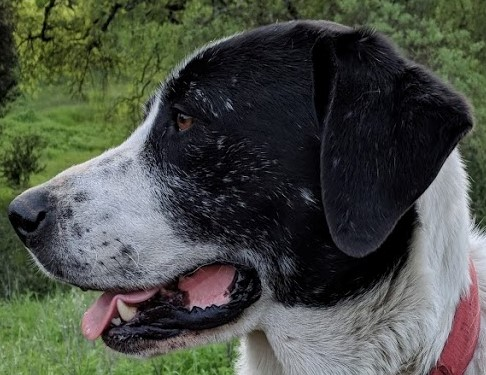
#> input picture OpenCV by SAE-BAJA/DATA/sammy_face.jpg, 486 x 375 px
$ jupyter execute Untitled.ipynb   (shell and % lines are left out)   (older library calls are emulated)
#> lines starting #> are read from the running program, lines starting #| are printed output that depends on the picture
[cell 1]
import numpy as np
import cv2
import matplotlib.pyplot as plt

[cell 2]
img = cv2.imread("../DATA/sammy_face.jpg")
#> img is the input picture: shape (375, 486, 3); mean B, G, R 70, 78.7, 74.2
plt.imshow(img)

[cell 3]
sobelx = cv2.Sobel(src=img, ddepth=cv2.CV_64F, dx=1, dy=0, ksize=3)
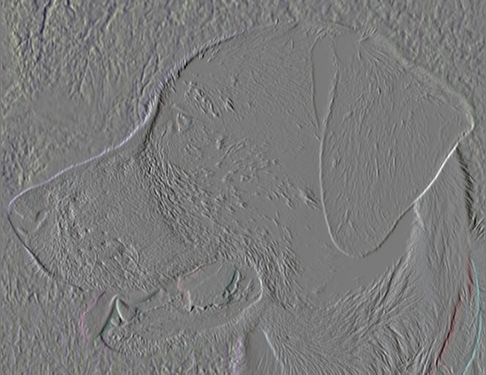
#> sobelx: shape (375, 486, 3) float64; mean B, G, R 0.9, 0.7, 0.8; drawn with min black and max white
sobely = cv2.Sobel(src=img, ddepth=cv2.CV_64F, dx=0, dy=1, ksize=3)
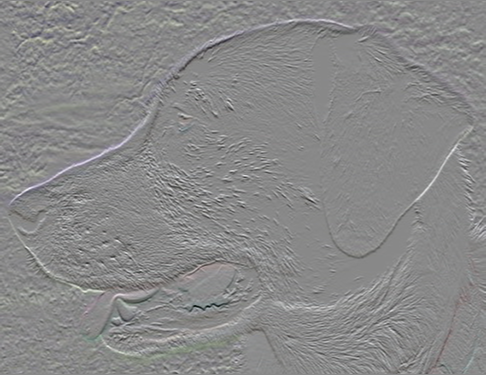
#> sobely: shape (375, 486, 3) float64; mean B, G, R 1.2, 1, 1; drawn with min black and max white
sobelxy = cv2.Sobel(src=img, ddepth=cv2.CV_64F, dx=1, dy=1, ksize=3)
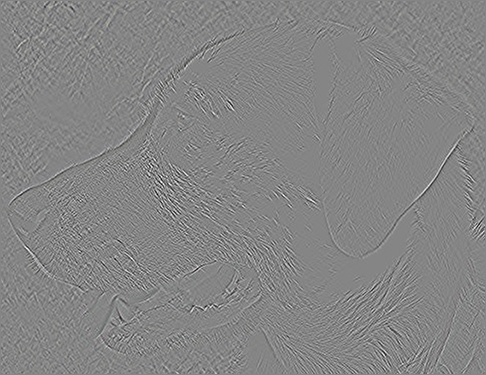
#> sobelxy: shape (375, 486, 3) float64; mean B, G, R 0, 0, 0; drawn with min black and max white

$ run again, with OpenCV by SAE-BAJA/DATA/00-puppy.jpg copied over OpenCV by SAE-BAJA/DATA/sammy_face.jpg
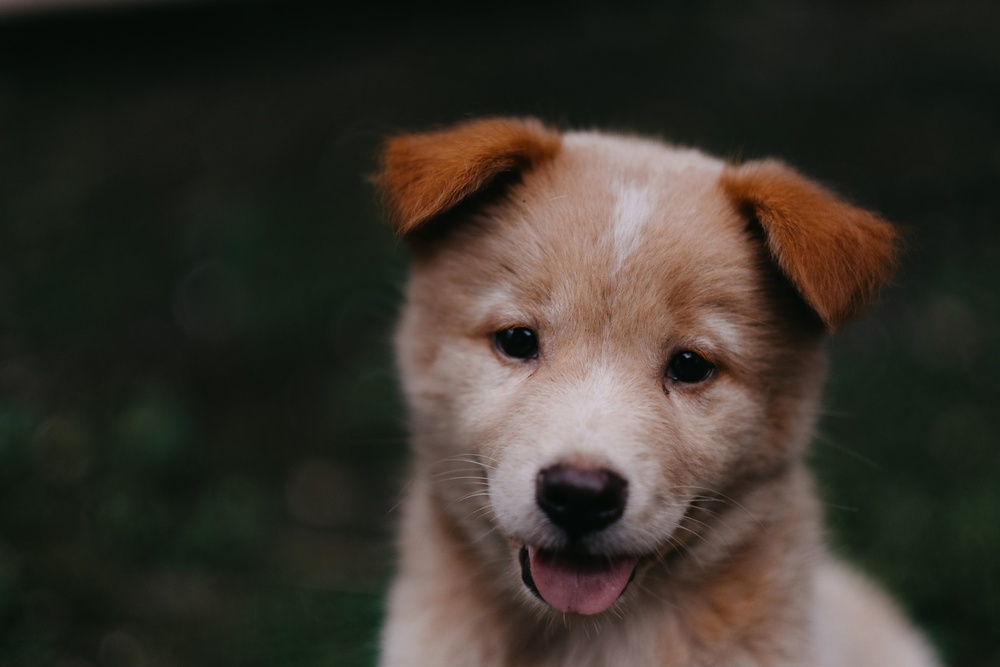
#> input picture OpenCV by SAE-BAJA/DATA/00-puppy.jpg, 1000 x 667 px, shrunk from 1950 x 1300 before the run
#> img is the input picture: shape (667, 1000, 3); mean B, G, R 43.8, 51.8, 57.3
#> `sobelx = cv2.Sobel(src=img, ddepth=cv2.CV_64F, dx=1, dy=0, ksize=3)`:
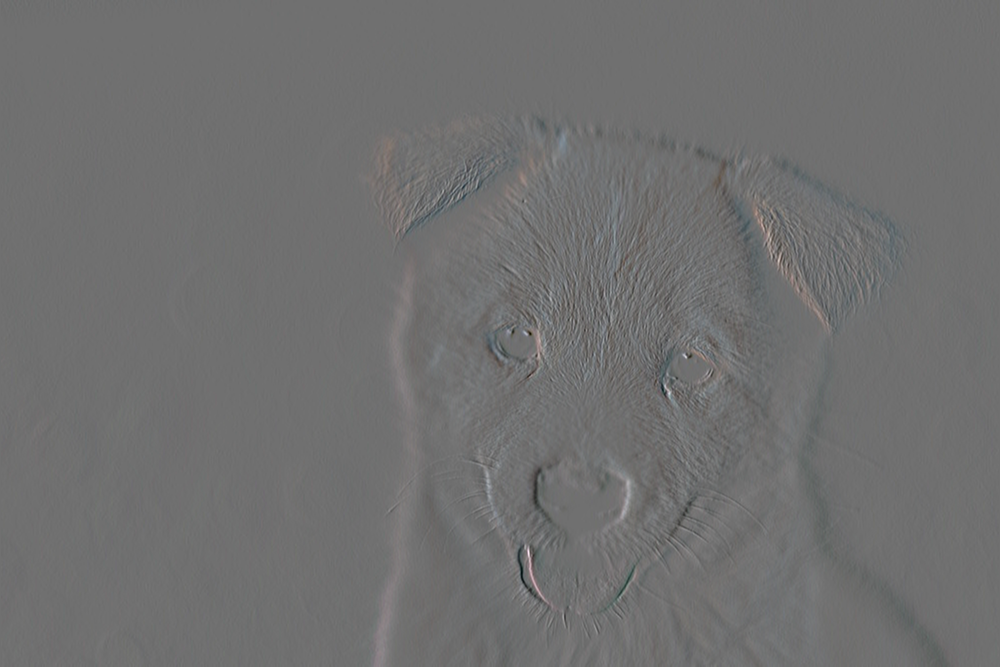
#> sobelx: shape (667, 1000, 3) float64; mean B, G, R 0, 0, 0; drawn with min black and max white
#> `sobely = cv2.Sobel(src=img, ddepth=cv2.CV_64F, dx=0, dy=1, ksize=3)`:
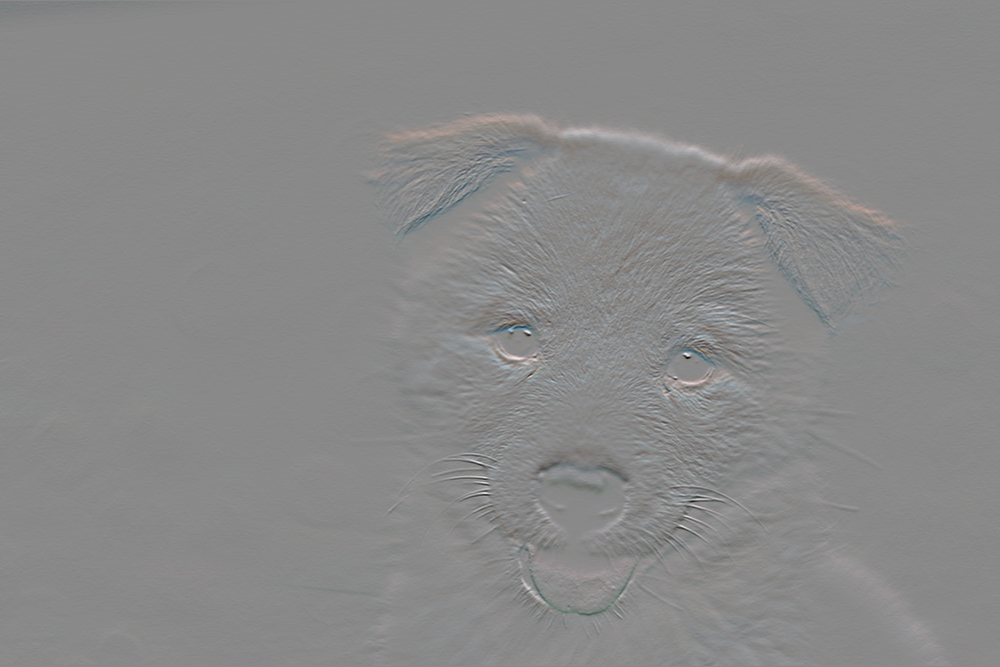
#> sobely: shape (667, 1000, 3) float64; mean B, G, R 0.7, 0.7, 0.8; drawn with min black and max white

$ run again, with OpenCV by SAE-BAJA/DATA/Denis_Mukwege.jpg copied over OpenCV by SAE-BAJA/DATA/sammy_face.jpg
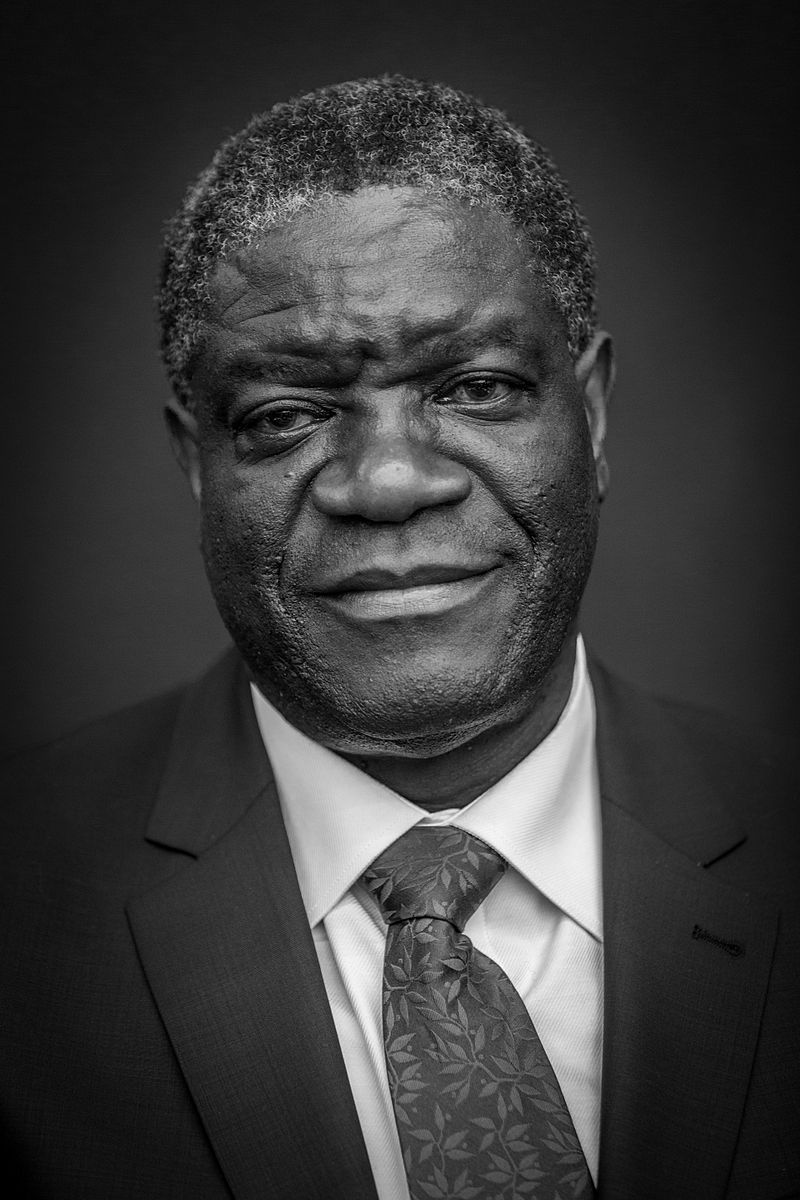
#> input picture OpenCV by SAE-BAJA/DATA/Denis_Mukwege.jpg, 800 x 1200 px
#> img is the input picture: shape (1200, 800, 3); min 0, max 255, mean 58.8
#> `sobelx = cv2.Sobel(src=img, ddepth=cv2.CV_64F, dx=1, dy=0, ksize=3)`:
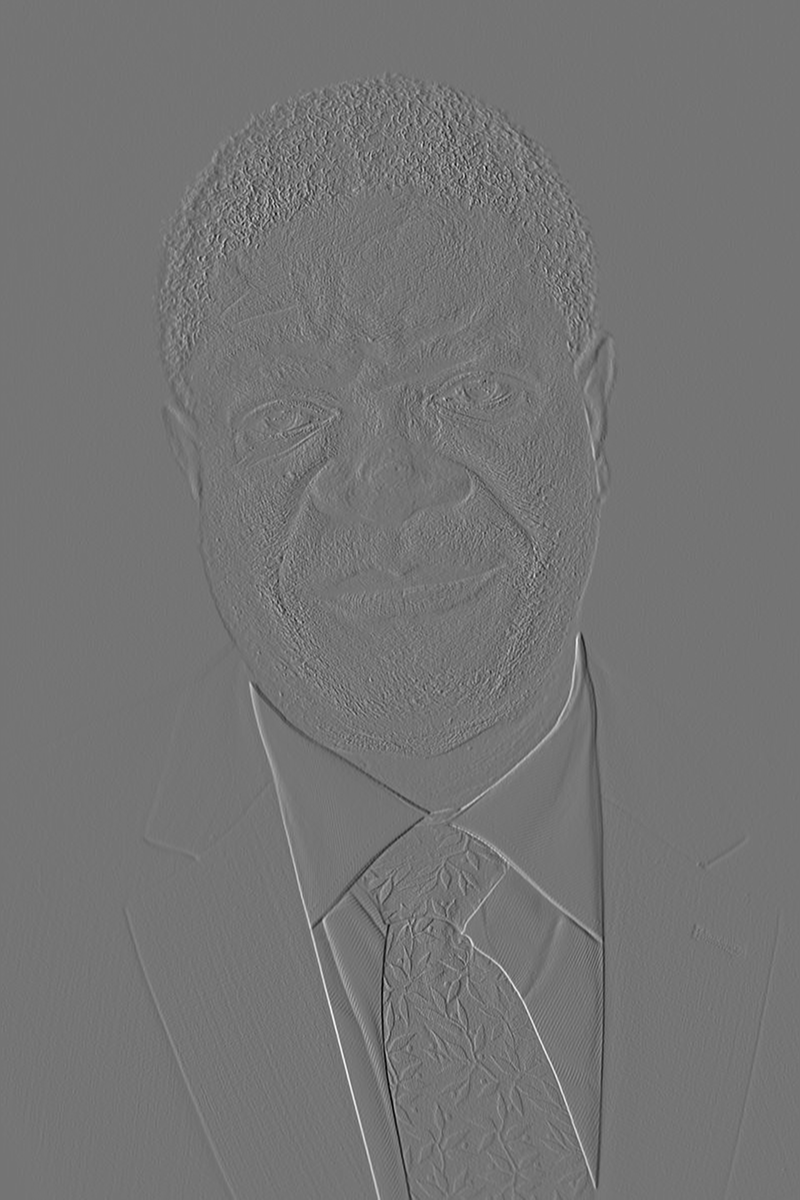
#> sobelx: shape (1200, 800, 3) float64; min -631, max 746, mean 0; drawn with min black and max white
#> `sobely = cv2.Sobel(src=img, ddepth=cv2.CV_64F, dx=0, dy=1, ksize=3)`:
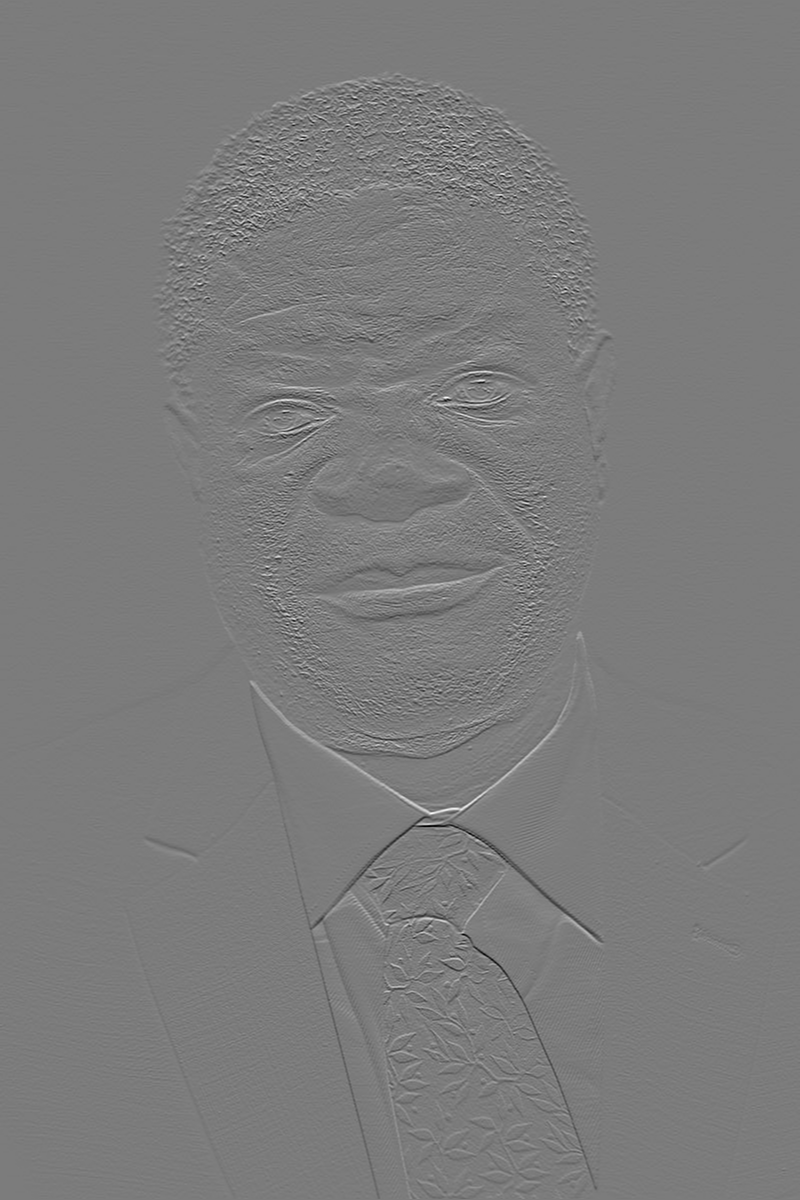
#> sobely: shape (1200, 800, 3) float64; min -697, max 736, mean 0.1; drawn with min black and max white

$ run again, with OpenCV by SAE-BAJA/DATA/Nadia_Murad.jpg copied over OpenCV by SAE-BAJA/DATA/sammy_face.jpg
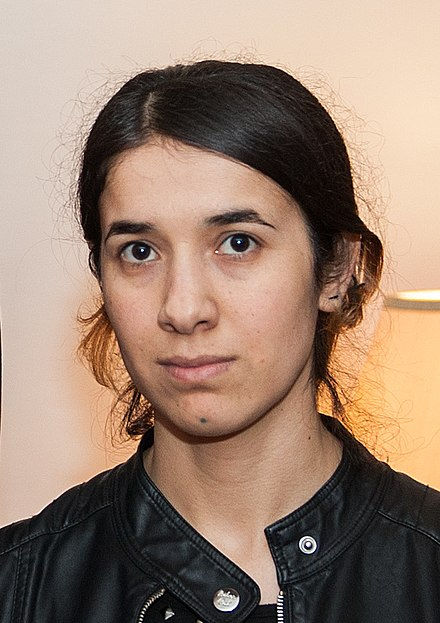
#> input picture OpenCV by SAE-BAJA/DATA/Nadia_Murad.jpg, 440 x 623 px
#> img is the input picture: shape (623, 440, 3); mean B, G, R 112.7, 129.2, 153.8
#> `sobelx = cv2.Sobel(src=img, ddepth=cv2.CV_64F, dx=1, dy=0, ksize=3)`:
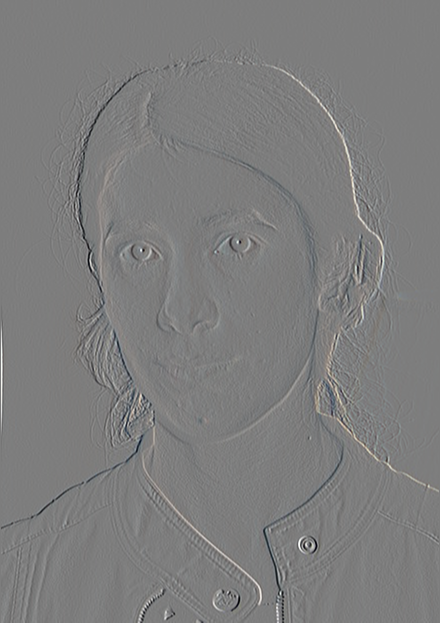
#> sobelx: shape (623, 440, 3) float64; mean B, G, R -0.1, 0.3, 0.6; drawn with min black and max white
#> `sobelxy = cv2.Sobel(src=img, ddepth=cv2.CV_64F, dx=1, dy=1, ksize=3)`:
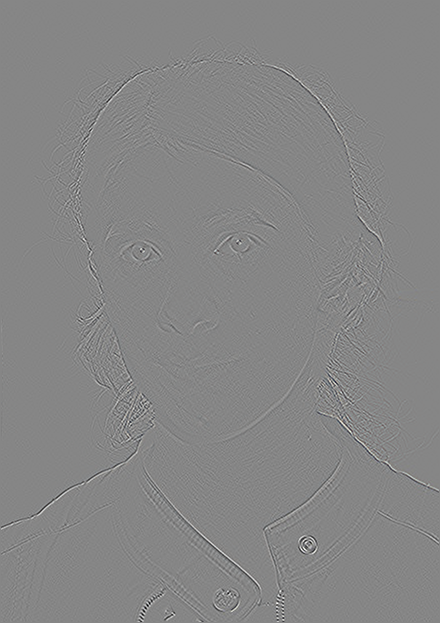
#> sobelxy: shape (623, 440, 3) float64; mean B, G, R 0, 0, 0; drawn with min black and max white
